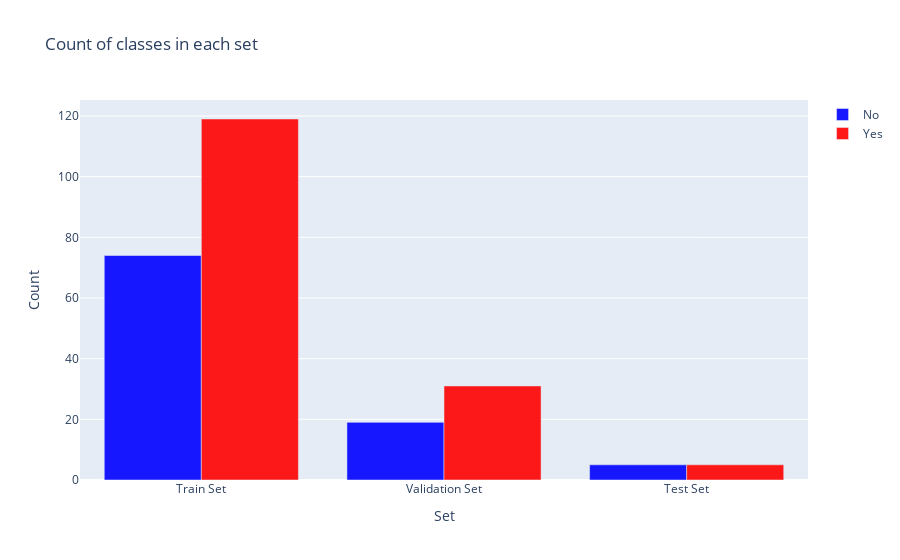

The notebook cell this image was saved under:
### Code cell
y = dict()
y[0] = []
y[1] = []
for set_name in (y_train, y_val, y_test):
    y[0].append(np.sum(set_name == 0))
    y[1].append(np.sum(set_name == 1))

trace0 = go.Bar(
    x=['Train Set', 'Validation Set', 'Test Set'],
    y=y[0],
    name='No',
    marker=dict(color='blue'),
    opacity=1.0
)
trace1 = go.Bar(
    x=['Train Set', 'Validation Set', 'Test Set'],
    y=y[1],
    name='Yes',
    marker=dict(color='red'),
    opacity=0.2

)
data = [trace0, trace1]
layout = go.Layout(
    title='Count of classes in each set',
    xaxis={'title': 'Set'},
    yaxis={'title': 'Count'}
)
fig = go.Figure(data, layout)
iplot(fig)

### Figure 1 — Plotly figure (JSON) as saved in the notebook; plotly's stock layout.template omitted (floating-point values rounded to 4 significant figures)
{"data": [{"opacity": 0.9, "name": "No", "y": [74, 19, 5], "marker": {"color": "blue"}, "x": ["Train Set", "Validation Set", "Test Set"], "type": "bar"}, {"opacity": 0.9, "name": "Yes", "y": [119, 31, 5], "marker": {"color": "red"}, "x": ["Train Set", "Validation Set", "Test Set"], "type": "bar"}], "layout": {"yaxis": {"title": {"text": "Count"}}, "xaxis": {"title": {"text": "Set"}}, "title": {"text": "Count of classes in each set"}}}
